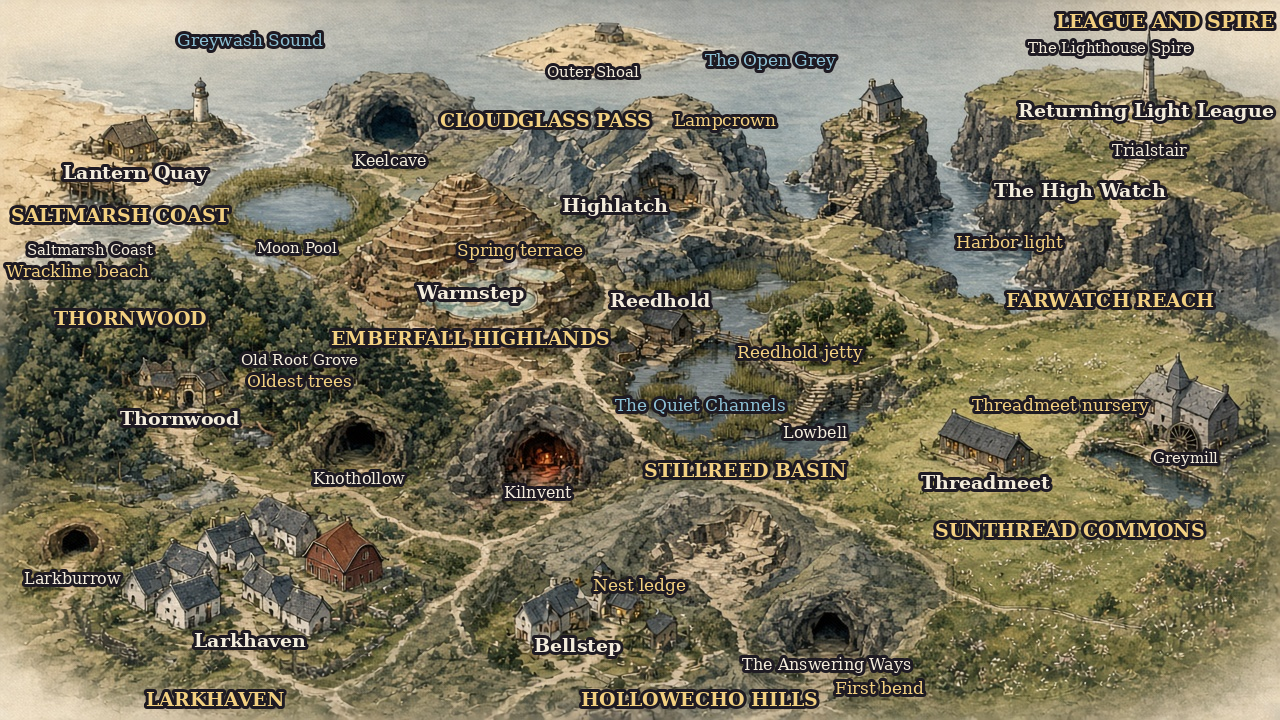
#> input picture docs/art/wildbond-world/overworld-map-labelled.png, 1280 x 720 px
$ python label_overlay.py overworld-map-labelled.png --out out.png
#> lines starting #> are read from the running program, lines starting #| are printed output that depends on the picture
### docs/art/wildbond-world/world_data.py
"""Wildbond world concept map: one data file for the schematic, the prompt sheet and the label overlay.

Every name and connection comes from docs/plans/wildbond-world-design.md (PR #455 at 66647dc9, its final approved head; the map itself is unchanged
since c47af4fa, bf4c7f1e adds a site for every Legend in section 2's Legend table, and 66647dc9 changes only heights and the cave brief),
section 2 ("The connected map", routes 1-20, towns, caves, water routes, loops, guardians) and section 1
(field lessons). Region membership follows docs/research/wildbond-world-references.md (#452, section 5
"Regions") after #455's renames. Legends come from the creature catalogue (tier = Legend).
Positions are schematic planning positions on a 1920x1080 canvas (map area x < 1460), north up.
Compass hints come from #455 "Where the valley is today" (How you leave) and section 2.
"""

# ---- the 8 Warden regions (#452 section 5, one badge each). fill = a shade from wildbond-art-direction.md section 3
REGIONS = [
    dict(id="thornwood", name="Thornwood", badge="Thorn Badge", warden="Isolde",
         fill="#3f8558", poly=[(30, 560), (430, 560), (430, 850), (30, 850)]),
    dict(id="saltmarsh", name="Saltmarsh Coast", badge="Tide Badge", warden="Nerys",
         fill="#e0c896", poly=[(30, 195), (390, 195), (390, 550), (30, 550)]),
    dict(id="emberfall", name="Emberfall Highlands", badge="Ember Badge", warden="Toren",
         fill="#ab463a", poly=[(400, 420), (690, 420), (690, 760), (400, 760)]),
    dict(id="cloudglass", name="Cloudglass Pass", badge="Beacon Badge", warden="Vessa",
         fill="#7290ad", poly=[(520, 195), (830, 195), (830, 410), (520, 410)]),
    dict(id="stillreed", name="Stillreed Basin", badge="Reed Badge", warden="Olan",
         fill="#4a84a2", poly=[(700, 420), (1015, 420), (1015, 760), (700, 760)]),
    dict(id="hollowecho", name="Hollowecho Hills", badge="Echo Badge", warden="Senna",
         fill="#56708f", poly=[(760, 770), (1140, 770), (1140, 1050), (760, 1050)]),
    dict(id="sunthread", name="Sunthread Commons", badge="Loom Badge", warden="Halen",
         fill="#7cb86c", poly=[(1025, 420), (1300, 420), (1300, 760), (1025, 760)]),
    dict(id="farwatch", name="Farwatch Reach", badge="Horizon Badge", warden="Rysa",
         fill="#cfc4ac", poly=[(1100, 195), (1450, 195), (1450, 410), (1100, 410)]),
]
# Two zones #452 also lists as rows but which hold no Warden (see the conflicts list).
ZONES = [
    dict(id="larkhaven", name="Larkhaven (home)", fill="#dcc092",
         poly=[(30, 860), (420, 860), (420, 1050), (30, 1050)]),
    dict(id="league", name="League and Spire", fill="#f4eddc",
         poly=[(1150, 20), (1450, 20), (1450, 185), (1150, 185)]),
]
SEA = dict(name="the sea", fill="#2f5f7e", poly=[(0, 0), (1140, 0), (1140, 185), (0, 185)])

# ---- places. kind: town | place | cave | site | side | waypoint
P = {}
def place(pid, name, kind, region, x, y, map_id=None, note=""):
    P[pid] = dict(id=pid, name=name, kind=kind, region=region, x=x, y=y, map=map_id, note=note)

# towns (10, #455 "Towns (10)")
place("larkhaven", "Larkhaven", "town", "larkhaven", 200, 960, "larkhaven", "Healer Old Ned")
place("thornwood", "Thornwood", "town", "thornwood", 170, 630, "thornwood", "Healer Hedda (proposed); the Gate Loft")
place("lanternquay", "Lantern Quay", "town", "saltmarsh", 110, 290, None, "New, at the end of Wrackline; healer Perrin (proposed)")
place("warmstep", "Warmstep", "town", "emberfall", 590, 520, "emberfall", "The existing highland screen; healer Hest (proposed)")
#> in main, img is the input picture: PIL image 1280x720 RGB; mean R, G, B 123.6, 117.1, 94.2
place("highlatch", "Highlatch", "town", "cloudglass", 640, 340, "cloudglass", "The existing pass; healer Yarrow (proposed)")
place("reedhold", "Reedhold", "town", "stillreed", 880, 560, "stillreed", "The hub; healer Juna (proposed); the only new full shop")
place("bellstep", "Bellstep", "town", "hollowecho", 900, 880, "hollowecho", "Healer Iren (proposed), in the bell house")
place("threadmeet", "Threadmeet", "town", "sunthread", 1160, 560, "sunthread", "Healer Solla (proposed), in the meeting hall")
place("highwatch", "The High Watch", "town", "farwatch", 1300, 310, "farwatch", "Healer Quen (proposed), the ledger house")
place("league", "Returning Light League", "town", "league", 1350, 75, "league", "Nelva, already the league keeper")

# other existing or named places
place("oldrootgrove", "Old Root Grove", "place", "thornwood", 340, 790, "thornwood_grove", "Pocket; any Stone partner may enter")
place("saltmarshcoast", "Saltmarsh Coast", "place", "saltmarsh", 220, 380, "saltmarsh", "Existing coast screen (not a town in #455)")
place("moonpool", "Moon Pool", "place", "saltmarsh", 70, 470, "saltmarsh_pool", "Pocket; any Tide partner may enter")
place("outershoal", "Outer Shoal", "place", "farwatch", 980, 95, None, "Low sand island, one shelter, no town")
place("spire", "The Lighthouse Spire", "place", "league", 1200, 80, "spire", "Orla's floors; west of the league")
place("greymill", "Greymill", "side", "sunthread", 1250, 700, None, "Side door off Threadmeet; Hush opens the door")

# caves (7, #455 "Caves and depths (7)")
place("answering", "The Answering Ways", "cave", "hollowecho", 1070, 960, None, "The first cave a player enters")
place("knothollow", "Knothollow", "cave", "thornwood", 350, 630, None, "Supply cave; comes out in Thornwood's country")
place("keelcave", "Keelcave", "cave", "saltmarsh", 470, 70, None, "Off Greywash Sound; a short dry cave")
place("kilnvent", "Kilnvent", "cave", "emberfall", 470, 650, None, "Mouth on Ashstair; far door onto Sootpath")
place("larkburrow", "Larkburrow", "cave", "larkhaven", 70, 940, None, "Mouth on Millgrass Lane; through to the back of Threadmeet late")
place("lowbell", "Lowbell", "cave", "stillreed", 930, 710, None, "Under The Quiet Channels; the bell")
place("trialstair", "Trialstair", "cave", "league", 1400, 140, None, "The last cave, using every field lesson")

# legendary sites (catalogue tier = Legend; placed only where #455 places them)
place("lampcrown", "Lampcrown", "site", "cloudglass", 760, 240, None, "Open summit under Lanterncrest's sky; the last stair needs Daymark")
place("meadowground", "Threadmeet nursery", "site", "sunthread", 1250, 470, None, "Outdoors, beside the nursery gate (Grove Wake)")
place("eldertrees", "Oldest trees", "site", "thornwood", 395, 760, None, "Old Root Grove, the side a Stone partner can already walk; not behind Grove Wake")
place("wracklinebeach", "Wrackline beach", "site", "saltmarsh", 255, 315, None, "Where the tide draws back; outdoors")
place("springterrace", "Spring terrace", "site", "emberfall", 600, 610, None, "Warmstep's spring terrace; outdoors")
place("jetty", "Reedhold jetty", "site", "stillreed", 960, 610, None, "The surface crossing")
place("firstbend", "First bend", "site", "hollowecho", 1120, 1005, None, "The first bend of the Answering Ways, where the call carries")
place("harborlight", "Harbor light", "site", "farwatch", 1180, 245, None, "On Seaward Ledge, the mooring the Farwatch scene already uses")
place("nestledge", "Nest ledge", "site", "hollowecho", 940, 815, None, "On The Late Path's night path, after Hush")

# route waypoints (branch points, not places)
place("w_trail", "", "waypoint", "thornwood", 185, 800)
place("w_road", "", "waypoint", "saltmarsh", 190, 500)
place("w_ash", "", "waypoint", "emberfall", 420, 470)
place("w_soot", "", "waypoint", "emberfall", 620, 430)
place("w_boards", "", "waypoint", "stillreed", 740, 640)
place("w_passfoot", "", "waypoint", "stillreed", 750, 470)
place("w_fen", "", "waypoint", "stillreed", 1010, 540)
place("w_lip", "", "waypoint", "saltmarsh", 50, 190)
place("w_ledge", "", "waypoint", "farwatch", 1130, 200)

# ---- routes 1-20 (#455 "Routes (20)"), as polylines through place ids
ROUTES = [
    (1, "thornwood_route", "Thornwood Trail", ["larkhaven", "w_trail", "thornwood"], "Exists"),
    (2, "millgrass", "Millgrass Lane", ["larkhaven", "larkburrow"], "Larkhaven west to the Larkburrow mouth"),
    (3, "dewcut", "Dewcut", ["w_trail", "oldrootgrove"], "A short meadow off the trail to the Old Root Grove shelf"),
    (4, "rootwater", "Rootwater Path", ["thornwood", "knothollow"], "Thornwood to Knothollow"),
    (5, "saltmarsh_route", "Saltmarsh Road", ["thornwood", "w_road", "saltmarshcoast"], "Exists; Moon Pool on its west side"),
    (6, "wrackline", "Wrackline", ["saltmarshcoast", "lanternquay"], "With the early pier"),
    (7, "ashstair", "Ashstair", ["saltmarshcoast", "w_ash", "warmstep"], "The Kilnvent mouth is on this climb; asks for the Tide Badge"),
    (8, "sootpath", "Sootpath", ["warmstep", "w_soot", "highlatch"], "The vent's far door can open here"),
    (9, "passfoot", "Pass Foot", ["highlatch", "w_passfoot", "reedhold"], "Both ways"),
    (10, "glassfall", "Glassfall", ["highlatch", "reedhold"], "Down only, after Glide"),
    (11, "crestpath", "Crest Path", ["highlatch", "lampcrown"], "Up to Lampcrown"),
    (12, "longboards", "The Long Boards", ["reedhold", "w_boards"], "Toward the west boardwalk and the Dry Boards"),
    (13, "orchardfen", "Orchard Fen", ["reedhold", "w_fen", "threadmeet"], "A rockfall branch returns to Sootpath after Stone Break"),
    (14, "latepath", "The Late Path", ["reedhold", "bellstep"], "A Hush night path with a carving"),
    (15, "flintcut", "Flintcut", ["bellstep", "answering"], "Bellstep to the Answering Ways"),
    (16, "ribbonroad", "Ribbon Road", ["bellstep", "threadmeet"], "The hills and the commons meet twice"),
    (17, "sheltermile", "Shelter Mile", ["threadmeet", "highwatch"], "Threadmeet to the High Watch"),
    (18, "chartroad", "Chart Road", ["highwatch"], "A loop of lookout ground off the High Watch, back to itself"),
    (19, "seaward", "Seaward Ledge", ["highwatch", "w_ledge"], "Down to the pier and The Open Grey"),
    (20, "trialroad", "Trial Road", ["highwatch", "trialstair", "league"], "Trialstair is inserted in phase 6"),
]
# connections that are not numbered routes
LINKS = [
    dict(kind="water", id="greywash", name="Greywash Sound", path=["lanternquay", "keelcave", "outershoal"], note="W1, Tide Ride; Keelcave opens off it; reaches The Open Grey"),
    dict(kind="water", id="greywash_lip", name="", path=["moonpool", "w_lip", "lanternquay"], note="Moon Pool's far lip joins Greywash Sound (Tide Ride)"),
    dict(kind="water", id="opengrey", name="The Open Grey", path=["w_ledge", "outershoal"], note="W3, Tide Ride; Seaward Ledge to Outer Shoal and the far end of Greywash"),
    dict(kind="water", id="quietchannels", name="The Quiet Channels", path=["reedhold", "lowbell"], note="W2, Tide Ride; Reedhold's jetty to Lowbell"),
    dict(kind="passage", id="dryboards", name="The Dry Boards", path=["w_boards", "w_passfoot"], note="A passage inside the Long Boards, not a route and not a cave"),
    dict(kind="pocket", id="moonpool_in", name="", path=["w_road", "moonpool"], note="West, any Tide partner (existing check)"),
    dict(kind="cave", id="kilnvent_mouth", name="", path=["w_ash", "kilnvent"], note="The Kilnvent mouth on Ashstair"),
    dict(kind="cave", id="kilnvent_far", name="", path=["kilnvent", "w_soot"], note="The far door onto Sootpath (Lantern)"),
    dict(kind="grove", id="grovewake", name="", path=["oldrootgrove", "knothollow"], note="Old Root Grove's back ring opens into Knothollow (Grove Wake)"),
    dict(kind="chord", id="rockfall", name="Orchard Fen rockfall", path=["w_fen", "w_soot"], note="Stone Break, once both ends are walked"),
    dict(kind="burrow", id="burrow", name="Larkburrow through-path", path=["larkburrow", "threadmeet"], note="Stone Break and the Loom Badge"),
    dict(kind="walk", id="spire", name="", path=["league", "spire"], note="West, after the Champion ending"),
    dict(kind="walk", id="greymill_door", name="", path=["threadmeet", "greymill"], note="A side door off Threadmeet"),
    dict(kind="walk", id="nursery", name="", path=["threadmeet", "meadowground"], note="The nursery gate (Grove Wake)"),
]
WATER_ROUTES = ["greywash", "quietchannels", "opengrey"]

# ---- gates (#455 section 1 table). type: stone | tide | lantern | glide | grove | hush | daymark | badge
GATES = [
    ("stone", "knothollow", "Knothollow's deep cracks"),
    ("stone", "rockfall", "The Orchard Fen rockfall to Sootpath"),
    ("stone", "burrow", "Larkburrow's through-path (also needs the Loom Badge)"),
    ("stone", "answering", "Side cracks in the Answering Ways"),
    ("tide", "greywash_lip", "Moon Pool's far lip"),
    ("tide", "greywash", "Greywash Sound"),
    ("tide", "quietchannels", "The Quiet Channels"),
    ("tide", "opengrey", "The Open Grey"),
    ("tide", "lowbell", "Lowbell's flooded floor"),
    ("lantern", "kilnvent", "Past the first room of Kilnvent"),
    ("lantern", "answering", "Past the first lit hall of the Answering Ways"),
    ("lantern", "trialstair", "The unlit flights of Trialstair"),
    ("glide", "glassfall", "Glassfall, one way down; fast travel to inns entered"),
    ("hush", "nestledge", "Veilmote's nest ledge, on the night path after Hush"),
    ("grove", "grovewake", "Old Root Grove's back ring"),
    ("grove", "nursery", "The nursery gate beside Meadowmantle's ground"),
    ("hush", "greymill", "Greymill's stuck door"),
    ("daymark", "lampcrown", "The last stair of Lampcrown"),
    ("daymark", "spire", "The outdoor stone on the Spire approach"),
    ("badge", "ashstair", "Ashstair asks for the Tide Badge"),
    ("badge", "trialroad", "The league door asks for all eight badges"),
]

# ---- loops (#455 "Loops and the one-way shortcut")
LOOPS = [
    dict(id="passring", name="Pass Ring", colour="#b48ad6",
         segments=["glassfall", "passfoot", "dryboards", "longboards"],
         note="Highlatch, Glassfall down to Reedhold, the Dry Boards, Pass Foot, back to Highlatch"),
    dict(id="coastring", name="Coast Ring", colour="#6fd3e0",
         segments=["greywash", "opengrey", "seaward", "sheltermile", "ribbonroad", "latepath"],
         note="Lantern Quay, Greywash, The Open Grey, Seaward Ledge, the High Watch, home through Threadmeet, Bellstep and Reedhold"),
    dict(id="homeburrow", name="Home Burrow", colour="#d9a35b",
         segments=["millgrass", "burrow"],
         note="Millgrass Lane, Larkburrow, the back of Threadmeet (Stone Break and the Loom Badge)"),
]
ONE_WAY = "glassfall"

# ---- Legends (catalogue tier = Legend, 9 species) and where #455 places them
LEGENDS = [  # (name, element, site place id, site text, first meeting) from #455 section 2 Legend table (unchanged from bf4c7f1e to 66647dc9)
    ("Elderhorn", "Grove", "eldertrees", "The oldest trees in Old Root Grove", "Thornwood, at 20 explores"),
    ("Breakwatermane", "Tide", "wracklinebeach", "The Wrackline beach, where the tide draws back", "Saltmarsh, at 14 explores"),
    ("Hearthcrown", "Ember", "springterrace", "The Warmstep spring terrace", "Emberfall, at 14 explores"),
    ("Lanterncrest", "Radiant", "lampcrown", "Lampcrown, a clear 4x4-tile pad", "Cloudglass, the surface meeting"),
    ("Stillwake", "Tide", "jetty", "The Reedhold jetty, the surface crossing", "Stillreed, at 14 explores"),
    ("Undertone", "Shade", "firstbend", "The first bend of the Answering Ways", "Beside the hamlet bell, at 14 explores"),
    ("Meadowmantle", "Grove", "meadowground", "The Threadmeet nursery, outdoors", "Sunthread, at 14 explores"),
    ("Watchlight", "Radiant", "harborlight", "The harbor light on Seaward Ledge", "Farwatch, at 14 explores"),
    ("Veilmote", "Shade", "nestledge", "A nest ledge on The Late Path, after Hush", "No meeting exists yet"),
]
PROPOSED = [("Greysail", "Gale", "greymill", "Would be a 190th species; not drawn or added unless Evan says yes. Until then the mill has no roamer")]

ALL_REGIONS = REGIONS + ZONES
def region(rid):
    return next(r for r in ALL_REGIONS if r["id"] == rid)
def centroid(poly):
    return (sum(p[0] for p in poly) / len(poly), sum(p[1] for p in poly) / len(poly))

# Where each region's name sits on the illustrated map (schematic coordinates), clear of the town labels.
REGION_LABEL = {
    "thornwood": (230, 700), "saltmarsh": (250, 460), "emberfall": (545, 720), "cloudglass": (600, 215),
    "stillreed": (790, 705), "hollowecho": (950, 1020), "sunthread": (1160, 440), "farwatch": (1230, 240),
    "larkhaven": (300, 1025), "league": (1270, 170),
}

### docs/art/wildbond-world/label_overlay.py
#!/usr/bin/env python3
"""Stamp accurate region and place labels onto the generated illustrated overworld map.

The names and positions come from world_data.py (the same data as the schematic), so the text always matches the docs.
Positions are schematic coordinates in the map area (x 0-1460, y 0-1080 of the 1920x1080 schematic) and are scaled to the
image. The generated art will not land things in exactly the same spots, so after looking at the picture you can nudge any
label with an offsets file:

    {"reedhold": [12, -20], "region:stillreed": {"at": [740, 470]}, "hide": ["spire"]}

A pair is a nudge in output pixels; {"at": [x, y]} pins the label at that spot in the picture. "region:<id>" is a
region name; "hide" lists labels to leave out. Keys starting with "_" are comments.

Usage:
    python3 label_overlay.py gen/overworld-map.png -o gen/overworld-map-labelled.png [--offsets offsets.json]
    python3 label_overlay.py --test-card -o gen/label-test-card.png      # labels on a plain card, for checking
"""
import argparse, json, os, sys
from PIL import Image, ImageDraw, ImageFont
sys.path.insert(0, os.path.dirname(os.path.abspath(__file__)))
import world_data as W

MAP_W, MAP_H = 1460, 1080          # schematic map area the positions refer to
INK, PAPER, LAMP = (30, 26, 34), (244, 237, 220), (242, 208, 128)
FONT_BOLD = "/usr/share/fonts/truetype/dejavu/DejaVuSerif-Bold.ttf"
FONT = "/usr/share/fonts/truetype/dejavu/DejaVuSerif.ttf"
FONT_IT = "/usr/share/fonts/truetype/dejavu/DejaVuSerif.ttf"   # no italic face on the box

def font(path, size):
    try: return ImageFont.truetype(path, size)
    except OSError: return ImageFont.load_default()

def labels():
    """Every label to stamp: (key, text, x, y, style)."""
    out = []
    for r in W.REGIONS + W.ZONES:
        cx, cy = W.REGION_LABEL.get(r["id"], W.centroid(r["poly"]))
        out.append(("region:" + r["id"], r["name"].replace(" (home)", "").upper(), cx, cy, "region"))
    for p in W.P.values():
        if p["kind"] == "waypoint" or not p["name"]: continue
        style = {"town": "town", "cave": "cave", "site": "site"}.get(p["kind"], "place")
        out.append((p["id"], p["name"], p["x"], p["y"] + 26, style))
    for lid, text, x, y in [("greywash", "Greywash Sound", 600, 140), ("opengrey", "The Open Grey", 1060, 165),
                            ("quietchannels", "The Quiet Channels", 930, 650)]:
        out.append((lid, text, x, y, "water"))
    return out

STYLE = {  # font, size at 1920 wide, fill, outline width
    "region": (FONT_BOLD, 22, LAMP, 4), "town": (FONT_BOLD, 22, PAPER, 4), "cave": (FONT, 18, PAPER, 3),
    "site": (FONT_IT, 19, LAMP, 3), "place": (FONT, 17, PAPER, 3), "water": (FONT_IT, 19, (140, 192, 212), 3),
}

def stamp(img, offsets=None):
    offsets = offsets or {}
    hide = set(offsets.get("hide", []))
    W_, H_ = img.size
#> W_ = 1280; H_ = 720
    sx, sy = W_ / MAP_W, H_ / MAP_H
#> sx = 0.877; sy = 0.667
    k = W_ / 1920
#> k = 0.667
    d = ImageDraw.Draw(img)
    placed, boxes = [], []
    for key, text, x, y, style in labels():
        if key in hide or key.startswith("_"): continue
        fpath, size, fill, ow = STYLE[style]
        f = font(fpath, max(10, round(size * k * 1.31)))   # map area is 1460 of 1920, so scale text to the image
        off = offsets.get(key, (0, 0))
        if isinstance(off, dict) and "at" in off:        # an absolute spot on this picture
            px, py = off["at"]
        else:
            px, py = x * sx + off[0], y * sy + off[1]
        tw = d.textlength(text, font=f)
        px = min(max(px, tw / 2 + 6), W_ - tw / 2 - 6)          # keep every label fully inside the picture
        py = min(max(py, size * k + 6), H_ - size * k - 6)
        hgt = size * k * 1.31 + 4
        for _ in range(8):                                        # nudge down until it clears earlier labels
            box = (px - tw / 2 - 3, py - hgt / 2, px + tw / 2 + 3, py + hgt / 2)
            hit = [b for b in boxes if not (box[2] < b[0] or box[0] > b[2] or box[3] < b[1] or box[1] > b[3])]
            if not hit: break
            py = max(b[3] for b in hit) + hgt / 2 + 1
        boxes.append(box)
        d.text((px, py), text, font=f, fill=fill, anchor="mm", stroke_width=max(1, round(ow * k * 1.31)), stroke_fill=INK)
        placed.append((key, text, round(px), round(py)))
#> this loop made 45 passes
#> (tw, px) on passes 1 to 12: (152.7, 201.6), (218.5, 219.2), (279, 477.8), (210.7, 526), (202.1, 692.6), (237.1, 832.9), (269.2, 1017), (208.2, 1078.4), (138.3, 263), (218.8, 1113.4), (111.9, 175.3), (119.4, 149)
#> after the loop, boxes = 45 items, first 6: (122.3, 455.1, 281, 478.3), (106.9, 295.1, 331.4, 318.3), (335.3, 468.4, 620.3, 491.6), (417.7, 131.7, 634.4, 154.9), (588.5, 492.6, 796.7, 515.8), (711.3, 668.4, 954.4, 691.6); placed = 45 items
    return placed

def main():
    ap = argparse.ArgumentParser(description=__doc__, formatter_class=argparse.RawDescriptionHelpFormatter)
    ap.add_argument("image", nargs="?")
    ap.add_argument("-o", "--out", required=True)
    ap.add_argument("--offsets")
    ap.add_argument("--test-card", action="store_true")
    ap.add_argument("--list", action="store_true", help="print every label and where it landed")
    a = ap.parse_args()
    if a.test_card:
        img = Image.new("RGB", (1280, 720), (20, 24, 32))
    elif a.image:
        img = Image.open(a.image).convert("RGB")
    else:
        ap.error("give an image or --test-card")
    offs = json.load(open(a.offsets)) if a.offsets else {}
    placed = stamp(img, offs)
#> placed = 45 items
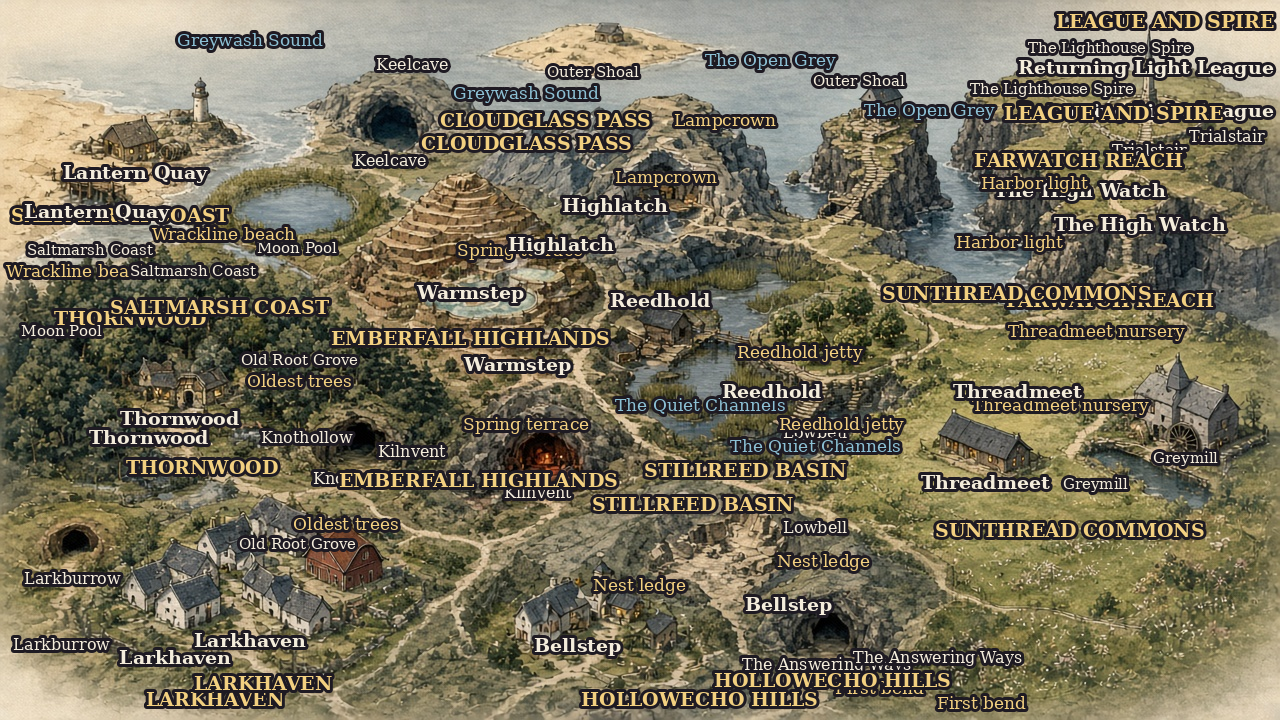
#> img: PIL image 1280x720 RGB; mean R, G, B 120, 113.2, 92.1
    img.save(a.out)
    if a.list:
        for p in placed: print(*p, sep="\t")
    print(f"stamped {len(placed)} labels onto {a.out} ({img.size[0]}x{img.size[1]})")
#| stamped 45 labels onto out.png (1280x720)

if __name__ == "__main__":
    main()
